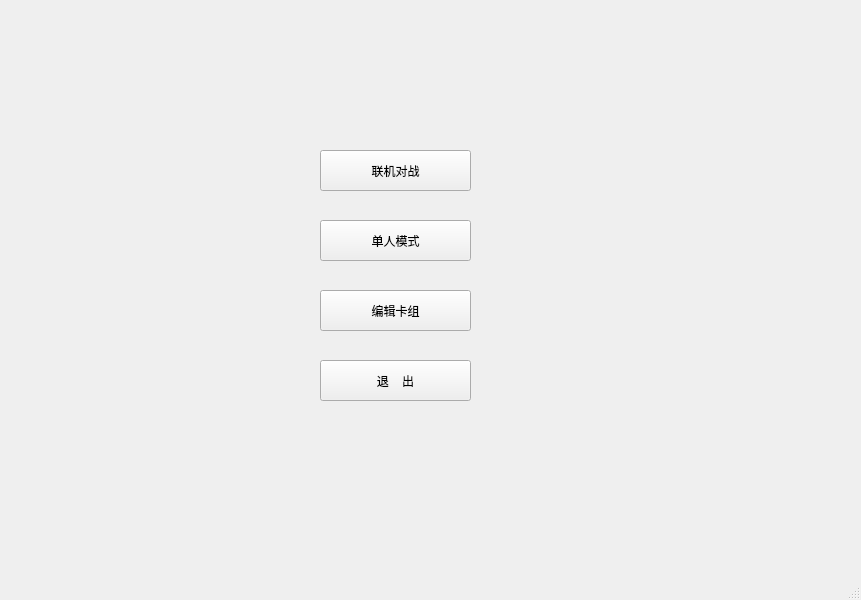
<?xml version="1.0" encoding="UTF-8"?>
<ui version="4.0">
 <class>MainWindow</class>
 <widget class="QMainWindow" name="MainWindow">
  <property name="geometry">
   <rect>
    <x>0</x>
    <y>0</y>
    <width>861</width>
    <height>600</height>
   </rect>
  </property>
  <property name="windowTitle">
   <string>MainWindow</string>
  </property>
  <widget class="QWidget" name="centralwidget">
   <widget class="QPushButton" name="pushButton">
    <property name="geometry">
     <rect>
      <x>320</x>
      <y>360</y>
      <width>151</width>
      <height>41</height>
     </rect>
    </property>
    <property name="text">
     <string>退    出</string>
    </property>
   </widget>
   <widget class="QPushButton" name="pushButton_2">
    <property name="geometry">
     <rect>
      <x>320</x>
      <y>290</y>
      <width>151</width>
      <height>41</height>
     </rect>
    </property>
    <property name="text">
     <string>编辑卡组</string>
    </property>
   </widget>
   <widget class="QPushButton" name="pushButton_4">
    <property name="geometry">
     <rect>
      <x>320</x>
      <y>150</y>
      <width>151</width>
      <height>41</height>
     </rect>
    </property>
    <property name="text">
     <string>联机对战</string>
    </property>
   </widget>
   <widget class="QPushButton" name="pushButton_3">
    <property name="geometry">
     <rect>
      <x>320</x>
      <y>220</y>
      <width>151</width>
      <height>41</height>
     </rect>
    </property>
    <property name="text">
     <string>单人模式</string>
    </property>
   </widget>
  </widget>
  <widget class="QMenuBar" name="menubar">
   <property name="geometry">
    <rect>
     <x>0</x>
     <y>0</y>
     <width>861</width>
     <height>26</height>
    </rect>
   </property>
  </widget>
  <widget class="QStatusBar" name="statusbar"/>
 </widget>
 <resources/>
 <connections/>
</ui>
